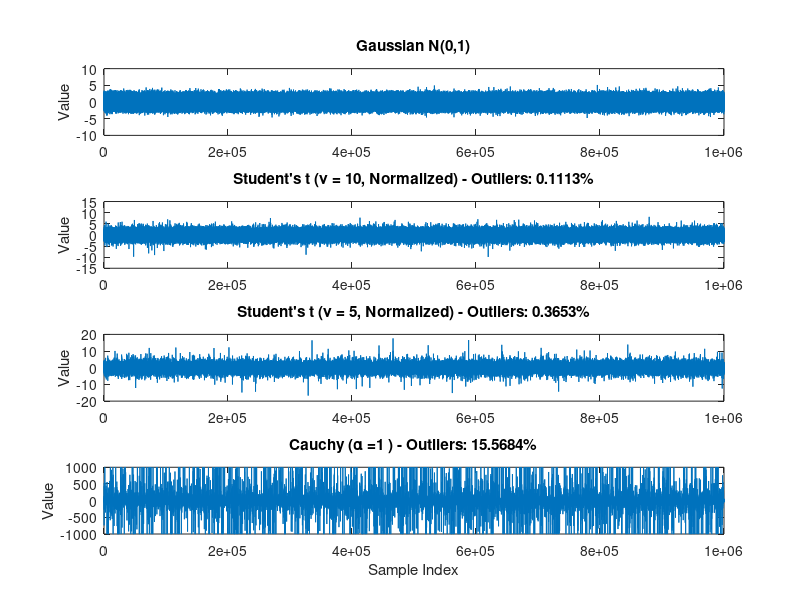

MATLAB code to generate this figure: (Note: this script raises an error after producing the figure.)
%Andrew Yuan ECE478 PS5
clear; clc; close all;

%% Question 1
N = 1e6; 

% Gaussian 
data_gauss = randn(N, 1);

% Cauchy with alpha = 1
alpha = 1; 
U = rand(N, 1);
data_cauchy = alpha * tan(pi * U);

% Student's t-distribution with nu = 5
nu5 = 5;
raw_t5 = trnd(nu5, N, 1);
scale_5 = sqrt((nu5 - 2) / nu5); % normalize and rescale
data_t5 = raw_t5 * scale_5;

% Student's t-distribution with nu = 10
nu10 = 10;
raw_t10 = trnd(nu10, N, 1);
scale_10 = sqrt((nu10 - 2) / nu10); % normalize and rescale
data_t10 = raw_t10 * scale_10;

thresh = 4;

frac_gauss = mean(abs(data_gauss) > thresh);
frac_cauchy = mean(abs(data_cauchy) > thresh);
frac_t5 = mean(abs(data_t5) > thresh);
frac_t10 = mean(abs(data_t10) > thresh);

% Display Results
fprintf('Fraction of samples with |x| > 4:\n');
fprintf('Gaussian N(0,1): %.6f\n', frac_gauss);
fprintf('Student''s t (v=10): %.6f\n', frac_t10);
fprintf('Student''s t (v=5): %.6f\n', frac_t5);
fprintf('Cauchy (alpha=1): %.6f\n', frac_cauchy);

figure('Name', 'Heavy Tail Distributions Analysis', 'Position', [100, 100, 1000, 800]);

subplot(4,1,1);
plot(data_gauss);
title('Gaussian N(0,1)');
ylabel('Value');
ylim([-10 10]); % Fixed limit for comparison, though Gaussian stays small

subplot(4,1,2);
plot(data_t10);
title(['Student''s t (\nu = 10, Normalized) - Outliers: ' num2str(frac_t10*100) '%']);
ylabel('Value');
ylim([-15 15]);

subplot(4,1,3);
plot(data_t5);
title(['Student''s t (\nu = 5, Normalized) - Outliers: ' num2str(frac_t5*100) '%']);
ylabel('Value');
ylim([-20 20]);

subplot(4,1,4);
plot(data_cauchy);
title(['Cauchy (\alpha =1 ) - Outliers: ' num2str(frac_cauchy*100) '%']);
ylabel('Value');
ylim([-1000 1000]);
xlabel('Sample Index');

% We see that Cauchy has a MUCH MUCH bigger y-axis scale than the others

%% Question 2

b = conv([1, 0.2], [1, 0.5]); 
a = conv([1, -0.8], [1, -0.7]); 
N = 250;
rng(0); % Set seed for reproducibility
v_t = randn(N, 1); % iid N(0,1)
r_t = filter(b, a, v_t);

analyze_arma_model(r_t, 'Original')

% (e) Pm are the diagonal entries of D, F and L^-1 are identical matrices
% (f) Least Squares lovely! my absolute favorite regression method
% They are almost exactly the same

% (g) The reflection coefficients are significant for the first few orders but
% then quickly decay towards 0, meaning a low order AR model is sufficient

% (h) As order increases, more of the coefficients do fall below the threshold 
% I think by order 5, all are within

%% Question 3

H = [1, -0.99];
a_new = conv(a, H);
r_t_unit = filter(b, a_new, v_t); % Reuse the same parameters etc. from (2)

figure;
plot(r_t_unit);
hold on;
plot(r_t)
title('AR Models Comparison'); 
legend('Unit Root (r_{new})', 'Original (r_t)');
grid on;
xlabel('Time'); 
ylabel('Value');

analyze_arma_model(r_t_unit, 'Unit Root')
% (e) Pm are the diagonal entries of D, F and L^-1 are identical matrices
% (f) They are almost exactly the same

% (g) The reflection coefficients are significant for the first few orders but
% then the absolute value of the coefficients
% quickly decay towards 0, meaning a low order AR model is sufficient

% (h) As order increases, more of the coefficients do fall below the threshold 
% However unlike before, order 10 is not sufficients for all to be below
% the threshold

s_t = diff(r_t_unit);
analyze_arma_model(s_t, 'Difference Series');
% The matrix is still positive definite
% Yes we can see the unit root nonstationarity since in the plot, we see
% the points decay very slowly and in a linear fashion! When we take the
% differenced series, we see the decay to be much faster (similar to the
% original series).

%% Question 4

r_t_student = filter(b, a, data_t5);
analyze_arma_model(r_t_student, 'Original w/ Student T dist.')

r_t_unit_student = filter(b, a_new, data_t5);
analyze_arma_model(r_t_unit_student, 'Unit Root w/ Student T dist.')

s_t_unit_student = diff(r_t_unit_student);
analyze_arma_model(s_t_unit_student, 'Difference w/ Student T dist.')

% All the matrices are still positive definite, which confirms the numerical stability!
% The behavior remains mostly the same (as it should), the only noticeable difference I could
% tell was that the residual autocorrelations decayed much faster and were
% within the thresholds for a much smaller order (order 5) whereas in the
% Unit Root w/ Gaussian run, even order 10 did not get the coefficients within
% the thresholds.


%% Question 5
clear; clc; close all;

% I pulled this data from yfinance using Colab and some processing similar
% to the code in PS2. Then I just imported it from my local directory

financial_data = 'financial_data_2yr_amzn.csv'; % I had to find multiple different datasets so that it would be significant
data_table = readtable(financial_data);

% Extract the prices
prices_sp500 = data_table.x_GSPC;  
prices_nvda = data_table.NVDA;
prices_amzn = data_table.AMZN;

% Compute Log Returns
returns_sp500 = diff(log(prices_sp500));
returns_nvda = diff(log(prices_nvda));
returns_amzn = diff(log(prices_amzn));

% Plotting the returns and square returns for S&P500
figure;
subplot(2,1,1);
plot(returns_sp500);
title('S&P 500 Daily Log Returns');
ylabel('r_t'); 
axis tight;
subplot(2,1,2);
plot(returns_sp500.^2);
title('S&P 500 Squared Returns');
ylabel('(r_t)^2'); 
axis tight;

% Subtract off sample means
returns_sp500 = returns_sp500 - mean(returns_sp500);
returns_nvda = returns_nvda - mean(returns_nvda);
returns_amzn = returns_amzn - mean(returns_amzn);

plot_coeffs(returns_sp500, 'S&P500');
plot_coeffs(returns_nvda, 'NVIDA');
plot_coeffs(returns_amzn, 'AMZN');

% (a)
% Parameters
omega = 0.5;
alpha = 0.6;
beta = 0.4;
T = 1000; % simulation length
rng(0);

r_gauss = zeros(T, 1);
sigma2_gauss = zeros(T, 1);
r_t = zeros(T, 1);
sigma2_t = zeros(T, 1);

% Initializing variance
sigma2_gauss(1) = omega;
sigma2_t(1) = omega;

% Case 1: Gaussian z_t
rng(0);
z_gauss = randn(T, 1);

% GARCH (1,1)
for t = 2:T
    sigma2_gauss(t) = omega + alpha * (r_gauss(t-1)^2) + beta * sigma2_gauss(t-1);
    r_gauss(t) = sqrt(sigma2_gauss(t)) * z_gauss(t); % return
end

sigma_gauss = sqrt(sigma2_gauss);
plot_garch(r_gauss,sigma_gauss, 'Gaussian');

% remade it from before for GARCH
nu = 5;
z_raw = trnd(nu, T, 1);
scale_factor = sqrt((nu-2)/nu); 
z_t = z_raw * scale_factor;

for t = 2:T
    sigma2_t(t) = omega + alpha*(r_t(t-1)^2) + beta*sigma2_t(t-1);
    r_t(t) = sqrt(sigma2_t(t)) * z_t(t);
end

sigma_t = sqrt(sigma2_t);
plot_garch(r_t, sigma_t, 'Student-t');

syn_rt_fit(r_gauss, 'Gaussian', 0.5, 0.6, 0.4);
syn_rt_fit(r_t, 'Student-t', 0.5, 0.6, 0.4);

% As expected in the Gaussian case, the volatility creates a tight envelope
% and tracks the variance effectively. However, the Student-t introduces heavy tails (outliers). 
% It is still decent but since the model assumes Gaussian errors, it interprets these outliers as high-variance events, 
% causing the estimated volatility to overreact and spike aggressively compared to the smoother Gaussian case.

% (b)
real_rt_fit(returns_sp500, 'S&P 500');
real_rt_fit(returns_nvda,  'NVIDIA');
real_rt_fit(returns_amzn,  'Amazon');

% GARCH(1,1) does not envelope the signal completely. However it
% follows the general trend and contains most of the underlying signal.
% However ARCH(2) follows the signal much better, spiking more rapidly
% especially in the SP500 and AMZN cases.

%% Functions (there was so much repetition it had to have been done)

function real_rt_fit(returns_data, label)
    fprintf("%s r_t Fitting ", label);
    % Fit GARCH(1,1)
    Mdl_G11 = garch(1,1);
    est_G11 = estimate(Mdl_G11, returns_data, 'Display', 'params');
    v_G11 = infer(est_G11, returns_data);
    sigma_G11 = sqrt(v_G11);

    % Fit ARCH(2)
    Mdl_ARCH2 = garch(0,2);
    est_ARCH2 = estimate(Mdl_ARCH2, returns_data, 'Display', 'params');
    v_ARCH2 = infer(est_ARCH2, returns_data);
    sigma_ARCH2 = sqrt(v_ARCH2);

    % Plotting: GARCH(1,1) Envelope
    figure;
    plot(returns_data, 'Color', [0.7 0.7 0.7]); 
    hold on;
    plot(sigma_G11, 'b', 'LineWidth', 1.5);
    plot(-sigma_G11, 'b', 'LineWidth', 1.5);
    hold off;
    title(sprintf('GARCH(1,1) Returns vs Estimated Volatility (%s)', label));
    legend('Returns', 'Est. \sigma_t (GARCH)', 'Location', 'Best');
    ylabel('Time'); 
    ylabel('Magnitude'); 
    axis tight; 
    grid on;

    % Plotting: ARCH(2) Envelope
    figure;
    plot(returns_data, 'Color', [0.7 0.7 0.7]); 
    hold on;
    plot(sigma_ARCH2, 'r', 'LineWidth', 1.5);
    plot(-sigma_ARCH2, 'r', 'LineWidth', 1.5);
    hold off;
     title(sprintf('ARCH(2) Returns vs Estimated Volatility (%s)', label));
    legend('Returns', 'Est. \sigma_t (ARCH)', 'Location', 'Best');
    ylabel('Magnitude'); 
    axis tight; 
    grid on;
end

function syn_rt_fit(returns_data, label, omega, alpha, beta)
    % Fit to GARCH(1,1)
    Mdl_G11 = garch(1,1);
    est_G11 = estimate(Mdl_G11, returns_data, 'Display', 'off');
   
    Parameters = {'Omega'; 'Alpha'; 'Beta'};
    True_Values = [omega; alpha; beta];
    Estimated   = [est_G11.Constant; est_G11.ARCH{1}; est_G11.GARCH{1}];
    Diff        = abs(True_Values - Estimated);
    
    resultsTable = table(Parameters, True_Values, Estimated, Diff);
    disp(resultsTable);

    Mdl_ARCH2 = garch(0,2); % ARCH(2) is equivalent to GARCH(0,2)
    est_ARCH2 = estimate(Mdl_ARCH2, returns_data, 'Display', 'off');
    
    % Infer volatility
    v_inferred = infer(est_ARCH2, returns_data);
    sigma_inferred = sqrt(v_inferred);
    
    figure;
    plot(returns_data, 'Color', [0.6 0.6 0.6]); 
    hold on; 
    plot(sigma_inferred, 'b', 'LineWidth', 1.5);         
    plot(-sigma_inferred, 'b', 'LineWidth', 1.5);       
    hold off;
    title(sprintf('ARCH(2) Returns vs Estimated Volatility (%s)', label));
    legend('Returns (r_t)', 'Estimated \sigma_t', 'Location', 'Best');
    ylabel('Magnitude');
    xlabel('Time');
    axis tight; 
    grid on;
end

function plot_garch(r_t, sigma_t, label)
    figure;
    plot(r_t, 'Color', [0.6 0.6 0.6]); 
    hold on;
    plot(sigma_t, 'r', 'LineWidth', 1.5);
    plot(-sigma_t, 'r', 'LineWidth', 1.5);
    title(sprintf('r_t fit to GARCH(1,1) (%s)', label));
    legend('Returns (r_t)', 'Volatility Envelope (\sigma_t)');
    hold off;
end

function plot_coeffs(returns, label)
    num_lags = 20;
    figure;
    subplot(2,1,1);
    autocorr(returns, 'NumLags', num_lags);
    title(sprintf('Sample Autocorrelation: Log Returns (%s)', label));
    xlabel('Lag'); 
    ylabel('Autocorrelation');
    
    subplot(2,1,2);
    autocorr(returns.^2, 'NumLags', num_lags);
    title(sprintf('Sample Autocorrelation: Squared Returns (%s)', label));
    xlabel('Lag'); 
    ylabel('Autocorrelation');
end

function analyze_arma_model(r_t, label)
    fprintf('\n \nAnalysis: %s \n', label)
    N = length(r_t); 

    % (a)
    M = 10;
    [rho, lags] = autocorr(r_t, 'NumLags', M);
    figure;
    stem(lags, rho, 'filled'); 
    title(sprintf('Sample Autocorrelation (%s)', label));
    xlabel('Lag (m)'); 
    ylabel('\rho(m)');
    hold on;
    ylim([-1.2, 1.2]);
    yline(0.2, '--r'); 
    yline(-0.2, '--r'); 
    hold off;

    % (b)
    C = toeplitz(rho); % (M+1)x(M+1) matrix 
    eigenvalues = eig(C);
    fprintf('Smallest Eigenvalue of C: %e\n', min(eigenvalues));
    if all(eigenvalues > 0)
        disp('Result: Positive Definite');
    else
        disp('Result: Not Positive Definite');
    end

    % (c) 
    % chol returns C = R' * R where R is lower triangular with 'lower'
    [L_chol, ~] = chol(C, 'lower'); 
    D_diag = diag(L_chol).^2; % Extract variances (diagonal squared)
    L = L_chol * diag(1 ./ diag(L_chol)); % Normalize columns to get 1 on diagonal

    % (d)
    gamma_0 = var(r_t, 1); 
    gamma_vals = rho * gamma_0;
    F = eye(M+1); 
    P = zeros(M+1, 1); % Store prediction error powers
    reflect = zeros(M, 1); 
    P(1) = gamma_vals(1); % Order 0
    
    for p = 1:M
        [A_p, E_p, K_p] = levinson(gamma_vals, p);
        P(p+1) = E_p;
        reflect(p) = K_p(end); 
        F(p+1, 1:p+1) = fliplr(A_p);
    end

    % (e)
    FCF = F * C * F'; % Compute FCF'
    L_inv = inv(L);
    
    fprintf('\n(e) Decomposition Verification (First 5):\n');
    fprintf('Prediction Powers (P_m): %f %f %f %f %f\n', P(1:5));
    fprintf('Diagonals of D (LDL''): %f %f %f %f %f\n', D_diag(1:5));
    fprintf('First col of L^-1 (should = F): %f %f %f %f %f\n', L_inv(1:5));

    % (f)
    X_ls = zeros(N-M, M);
    y_ls = r_t(M+1:N);
    for k = 1:M
        X_ls(:, k) = r_t(M+1-k:N-k);
    end
    w_ls = (X_ls' * X_ls) \ (X_ls' * y_ls);
    ar_ls = [1; -w_ls];
    ar_lev = fliplr(F(M+1, :))'; 
    
    fprintf('\n Part (f) \n');
    fprintf(' Lag |   Levinson  | Least Squares\n');
    for k = 1:5
        fprintf(' %2d  |  %10.6f |  %10.6f\n', k-1, ar_lev(k), ar_ls(k));
    end

    % (g)
    fprintf('\n Part (g) \n');
    fprintf(' Order | Reflect Coeff | Pred Power\n');
    for k = 1:length(reflect)
        fprintf('  %2d   |   %8.5f    |  %8.5f\n', k, reflect(k), P(k+1));
    end

    % (h) 
    orders_to_test = [2, 5, 10]; 
    figure;
    for i = 1:length(orders_to_test)
        k_ord = orders_to_test(i);
        
        % Use Levinson for consistency; row k_ord+1, flip back to get [1, a1...]
        coeffs_k = fliplr(F(k_ord+1, 1:k_ord+1));
        
        residuals = filter(coeffs_k, 1, r_t);
        
        [rho_res, lags_res] = xcorr(residuals, 20, 'biased');
        mid = find(lags_res == 0);
        rho_res = rho_res(mid:end) / rho_res(mid); % Normalize
        
        subplot(3,1,i);
        stem(0:20, rho_res, 'filled');
        title(sprintf('Residual Autocorrelation (AR Order %d) - %s', k_ord, label));
        ylim([-1.2, 1.2]);
        yline(0.2, '--r'); 
        yline(-0.2, '--r');
        ylabel('\rho');
    end
    xlabel('Lag');
end